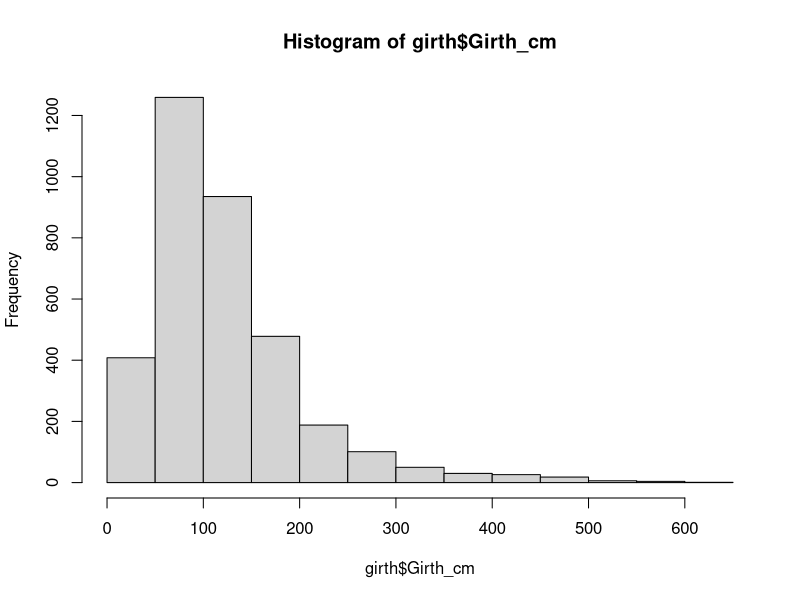

Write the R code that produced this figure. (Note: this script raises an error after producing the figure.)
# set environment and read in data
rm(list=ls())
girth<-read.csv("../data/girth.csv")
#head(girth)
pheno<-read.csv("../data/phenology.csv")
#head(pheno)
trees<-read.csv("../data/trees.csv")
#head(trees)
silweather<-read.csv("../data/SilwoodWeatherDaily.csv")
#head(silweather)






num_species <- length(unique(trees$species))
num_species

species_counts <- table(trees$species)
species_counts

hist(girth$Girth_cm)
boxplot(girth$HeightGirth_cm)
table(girth$Estimated)
class(girth$Girth_cm)

boxplot(girth$Girth_cm ~ girth$TreeForm)









# create new data frame
data<-merge(trees, pheno, by="TreeID")
girth$Date<-NULL
data<-merge(data, girth, by="TreeID")

# line up date in silweather to match with data, then merge
for (i in 1:nrow(silweather)){
  silweather$TIMESTAMP[i] <- gsub(pattern = " 9:00", x=silweather$TIMESTAMP[i], replacement="")
}
silweather$Date<-silweather$TIMESTAMP
silweather$TIMESTAMP<-NULL
data<-merge(data, silweather, by="Date")


# remove columns
data$remarks.x <- NULL
data$remarks.y <- NULL
data$HeightGirth_cm <- NULL
data$Stems <- NULL
data$Estimated <- NULL
data$VisitID<-NULL
data$Record<-NULL

# dates go from 02/04/2007 to 17/05/2023 months 03-06
data$Date<-as.Date(data$Date, format = "%d/%m/%Y")
data$week <- NA
data$month <- NA
#months_name <- month.name
#months_num <- sprintf("%02d", 1:12)



for (i in 1:nrow(data)){
  data$month[i] <- format(data$Date[i], "%m")
}


for (i in 1:nrow(data)) {
  day <- as.integer(format(data$Date[i], "%d"))
  data$week[i] <- ifelse(day <= 7, 1,
                         ifelse(day <= 15, 2,
                                ifelse(day <= 23, 3, 4)))
}

data$Score <- gsub("[<>]", "", data$Score)
data$Score<- as.numeric(data$Score)
data <- data[data$Score <= 6, ]
data <- data[is.na(data$Score)==F, ]
data$northing<- as.numeric(data$northing)
data$easting<- as.numeric(data$easting)
data$latitude<- as.numeric(data$latitude)
data$longitude<- as.numeric(data$longitude)



# make data frames for each month
data_march <- data[format(data$Date, "%m")=="03", ]
data_april <- data[format(data$Date, "%m")=="04", ]
data_may <- data[format(data$Date, "%m")=="05", ]
data_june <- data[format(data$Date, "%m")=="06", ]
#data_march_1 <- data[format(data_march$Date, "%d") %in% sprintf("%02d", 1:7), ]
#data_march_2 <- data[format(data_march$Date, "%d") %in% sprintf("%02d", 8:15), ]
#data_march_3 <- data[format(data_march$Date, "%d") %in% sprintf("%02d", 16:23), ]
#data_april_4 <- data[format(data_april$Date, "%d") %in% sprintf("%02d", 24:31), ]

# remove <> from scores and turn them into numbers
data_march$Score <- gsub("[<>]", "", data_march$Score)
data_march$Score<- as.numeric(data_march$Score)

data_april$Score <- gsub("[<>]", "", data_april$Score)
data_april$Score<- as.numeric(data_april$Score)
data_april <- data_april[data_april$Score <= 6, ]
data_april <- data_april[is.na(data_april$Score)==F, ]

data_may$Score <- gsub("[<>]", "", data_may$Score)
data_may$Score<- as.numeric(data_may$Score)
data_may <- data_may[data_may$Score <= 6, ]
data_may <- data_may[is.na(data_may$Score)==F, ]

data_june$Score <- gsub("[<>]", "", data_june$Score)
data_june$Score<- as.numeric(data_june$Score)

# boxplot the scores
par(mfrow=c(2,2))
boxplot(data_march$Score)
boxplot(data_april$Score)
boxplot(data_may$Score)
boxplot(data_june$Score)









